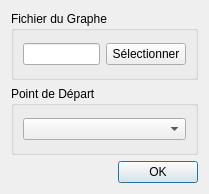
<?xml version="1.0" encoding="UTF-8"?>
<ui version="4.0">
 <class>selection</class>
 <widget class="QDialog" name="selection">
  <property name="geometry">
   <rect>
    <x>0</x>
    <y>0</y>
    <width>209</width>
    <height>194</height>
   </rect>
  </property>
  <property name="windowTitle">
   <string>Sélection du graphe</string>
  </property>
  <property name="windowIcon">
   <iconset>
    <normaloff>../icons/lop.png</normaloff>../icons/lop.png</iconset>
  </property>
  <layout class="QVBoxLayout" name="verticalLayout">
   <item>
    <widget class="QGroupBox" name="groupBox_2">
     <property name="title">
      <string>Fichier du Graphe</string>
     </property>
     <layout class="QHBoxLayout" name="horizontalLayout">
      <item>
       <widget class="QLineEdit" name="path"/>
      </item>
      <item>
       <widget class="QPushButton" name="path_select">
        <property name="text">
         <string>Sélectionner</string>
        </property>
       </widget>
      </item>
     </layout>
    </widget>
   </item>
   <item>
    <widget class="QGroupBox" name="groupBox">
     <property name="title">
      <string>Point de Départ</string>
     </property>
     <layout class="QVBoxLayout" name="verticalLayout_2">
      <item>
       <widget class="QComboBox" name="depart_point"/>
      </item>
     </layout>
    </widget>
   </item>
   <item>
    <widget class="QDialogButtonBox" name="confirm">
     <property name="orientation">
      <enum>Qt::Horizontal</enum>
     </property>
     <property name="standardButtons">
      <set>QDialogButtonBox::Ok</set>
     </property>
    </widget>
   </item>
  </layout>
 </widget>
 <resources/>
 <connections>
  <connection>
   <sender>confirm</sender>
   <signal>accepted()</signal>
   <receiver>selection</receiver>
   <slot>accept()</slot>
   <hints>
    <hint type="sourcelabel">
     <x>248</x>
     <y>254</y>
    </hint>
    <hint type="destinationlabel">
     <x>157</x>
     <y>274</y>
    </hint>
   </hints>
  </connection>
  <connection>
   <sender>confirm</sender>
   <signal>rejected()</signal>
   <receiver>selection</receiver>
   <slot>reject()</slot>
   <hints>
    <hint type="sourcelabel">
     <x>316</x>
     <y>260</y>
    </hint>
    <hint type="destinationlabel">
     <x>286</x>
     <y>274</y>
    </hint>
   </hints>
  </connection>
 </connections>
</ui>
